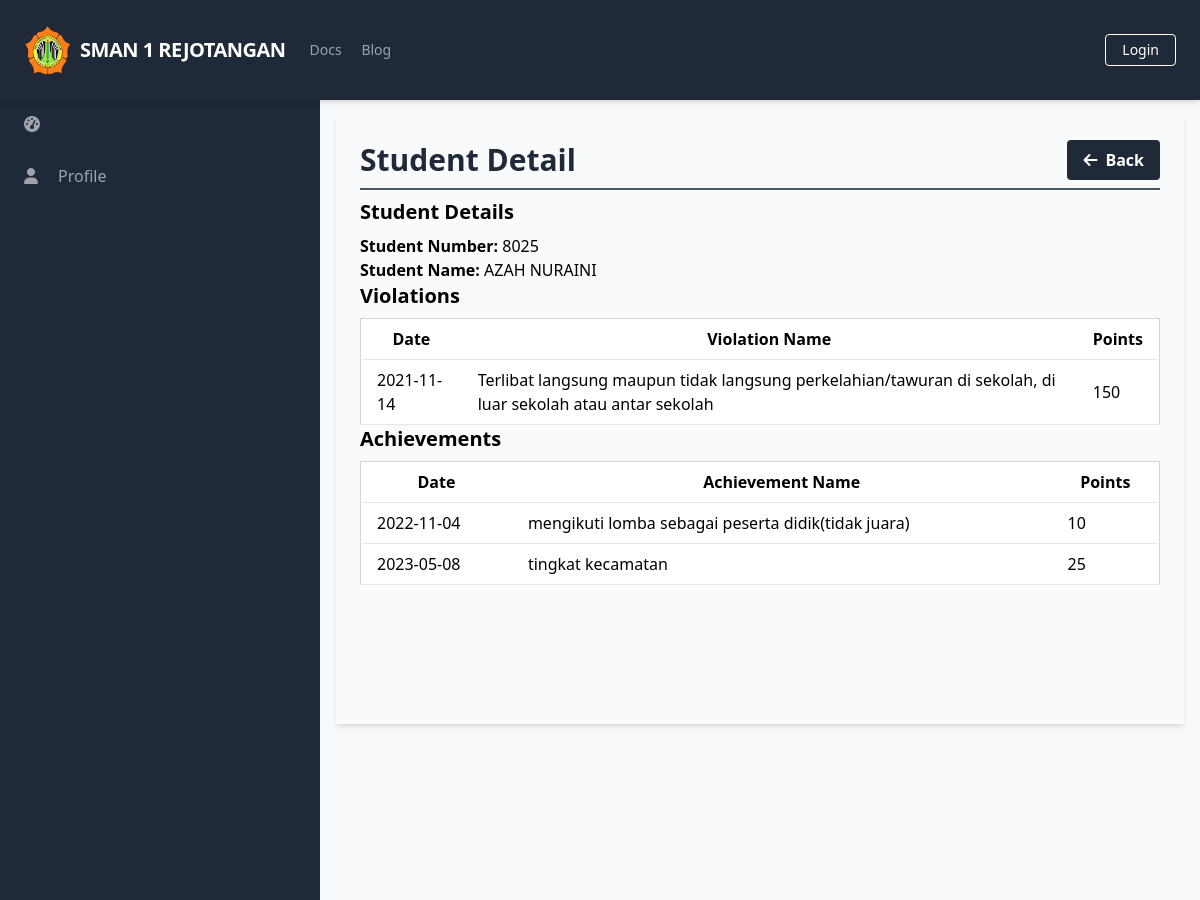
Page /manage_student_violationhandlings/manage_student_violationhandlings_detail.php?student_id=3387 on the committed database.
### tables this page shows
CREATE TABLE `Students` (
  `StudentID` int(11) NOT NULL,
  `StudentNumber` varchar(20) DEFAULT NULL,
  `Religion` varchar(20) DEFAULT NULL,
  `ParentGuardianFullName` varchar(100) DEFAULT NULL,
  `ParentGuardianAddress` varchar(256) DEFAULT NULL,
  `ParentGuardianPhoneNumber` varchar(20) DEFAULT NULL,
  `ParentGuardianEmail` varchar(100) DEFAULT NULL,
  `ClassID` int(11) DEFAULT NULL,
  `UserID` int(11) DEFAULT NULL
);

CREATE TABLE `Users` (
  `UserID` int(11) NOT NULL,
  `Username` varchar(50) NOT NULL,
  `Password` varchar(255) NOT NULL,
  `Email` varchar(100) NOT NULL,
  `FullName` varchar(100) DEFAULT NULL,
  `DateOfBirth` date DEFAULT NULL,
  `Gender` varchar(10) DEFAULT NULL,
  `Address` text DEFAULT NULL,
  `PhoneNumber` varchar(20) DEFAULT NULL,
  `RoleID` int(11) DEFAULT NULL,
  `AccountCreationDate` timestamp NOT NULL DEFAULT current_timestamp() ON UPDATE current_timestamp(),
  `LastLogin` datetime DEFAULT NULL,
  `AccountStatus` varchar(20) DEFAULT NULL,
  `ProfilePictureURL` varchar(255) DEFAULT NULL,
  `ActivationStatus` varchar(20) DEFAULT NULL
);

CREATE TABLE `StudentViolations` (
  `StudentViolationID` int(11) NOT NULL,
  `StudentID` int(11) DEFAULT NULL,
  `ViolationID` int(11) DEFAULT NULL,
  `Date` date DEFAULT NULL,
  `Time` time DEFAULT NULL,
  `CreatedAt` timestamp NOT NULL DEFAULT current_timestamp(),
  `UpdatedAt` timestamp NOT NULL DEFAULT current_timestamp() ON UPDATE current_timestamp()
);

CREATE TABLE `MasterViolations` (
  `ViolationID` int(11) NOT NULL,
  `ViolationType` varchar(255) NOT NULL,
  `ViolationName` varchar(255) NOT NULL,
  `Points` int(11) NOT NULL
);

CREATE TABLE `StudentAchievements` (
  `StudentAchievementID` int(11) NOT NULL,
  `StudentID` int(11) DEFAULT NULL,
  `AchievementID` int(11) DEFAULT NULL,
  `Date` date DEFAULT NULL,
  `Time` time DEFAULT NULL,
  `AchievementName` varchar(255) NOT NULL,
  `Organizer` varchar(255) DEFAULT NULL,
  `Rank` varchar(255) DEFAULT NULL,
  `Details` text DEFAULT NULL,
  `CreatedAt` datetime DEFAULT NULL,
  `UpdatedAt` datetime DEFAULT NULL
);

CREATE TABLE `MasterAchievements` (
  `AchievementID` int(11) NOT NULL,
  `AchievementType` varchar(255) NOT NULL,
  `AchievementName` varchar(255) NOT NULL,
  `Points` int(11) NOT NULL
);

### public/manage_student_violationhandlings/manage_student_violationhandlings_detail.php (the view, shortened to what this page needs)
<?php
require_once('../../database/connection.php');
$studentID = isset($_GET['student_id']) ? intval($_GET['student_id']) : null;
$query = "SELECT Students.StudentID,
                 Students.StudentNumber,
                 Users.FullName AS StudentName
          FROM Students
          JOIN Users ON Students.UserID = Users.UserID
          WHERE Students.StudentID = $studentID";
$result = mysqli_query($conn, $query);
$studentDetails = mysqli_fetch_assoc($result);
$queryViolations = "SELECT StudentViolations.Date, MasterViolations.ViolationName, MasterViolations.Points
                    FROM StudentViolations
                    JOIN MasterViolations ON StudentViolations.ViolationID = MasterViolations.ViolationID
                    WHERE StudentViolations.StudentID = $studentID";
$resultViolations = mysqli_query($conn, $queryViolations);
$queryAchievements = "SELECT StudentAchievements.Date, MasterAchievements.AchievementName, MasterAchievements.Points
                      FROM StudentAchievements
                      JOIN MasterAchievements ON StudentAchievements.AchievementID = MasterAchievements.AchievementID
                      WHERE StudentAchievements.StudentID = $studentID";
$resultAchievements = mysqli_query($conn, $queryAchievements);
?>
<?php include_once('../components/header.php'); ?>
<div class="h-screen flex flex-col">
    <?php include('../components/navbar.php'); ?>
    <div class="flex-grow bg-gray-50 flex flex-row shadow-md">
        <?php include('../components/sidebar.php'); ?>
        <main class="bg-gray-50 flex flex-col flex-1 overflow-y-scroll h-screen flex-shrink-0 sc-hide pb-40">
            <div class="flex items-start justify-start p-6 shadow-md m-4 flex-1 flex-col">
                <div class="flex flex-row justify-between items-center w-full border-b-2 border-gray-600 mb-2 pb-2">
                    <h1 class="text-3xl text-gray-800 font-semibold w-full">Student Detail</h1>
                    <div class="flex flex-row justify-end items-center">
                        <a href="manage_student_violationhandlings_list.php" class="bg-gray-800 hover-bg-gray-700 text-white font-bold py-2 px-4 rounded inline-flex items-center space-x-2">
                            <i class="fas fa-arrow-left"></i>
                            <span>Back</span>
                        </a>
                    </div>
                </div>
                <div class="flex flex-col w-full">
                    <h2 class="text-xl font-semibold mb-2">Student Details</h2>
                    <p><strong>Student Number:</strong> <?php echo $studentDetails['StudentNumber']; ?></p>
                    <p><strong>Student Name:</strong> <?php echo $studentDetails['StudentName']; ?></p>
                    <h2 class="text-xl font-semibold mb-2">Violations</h2>
                    <table class="min-w-full bg-white border border-gray-300">
                        <thead>
                            <tr>
                                <th class="py-2 px-4 border-b">Date</th>
                                <th class="py-2 px-4 border-b">Violation Name</th>
                                <th class="py-2 px-4 border-b">Points</th>
                            </tr>
                        </thead>
                        <tbody>
                            <?php
                            while ($row = mysqli_fetch_assoc($resultViolations)) {
                                echo '<tr>';
                                echo '<td class="py-2 px-4 border-b">' . $row['Date'] . '</td>';
                                echo '<td class="py-2 px-4 border-b">' . $row['ViolationName'] . '</td>';
                                echo '<td class="py-2 px-4 border-b">' . $row['Points'] . '</td>';
                                echo '</tr>';
                            }
                            ?>
                        </tbody>
                    </table>
                    <h2 class="text-xl font-semibold mb-2">Achievements</h2>
                    <table class="min-w-full bg-white border border-gray-300">
                        <thead>
                            <tr>
                                <th class="py-2 px-4 border-b">Date</th>
                                <th class="py-2 px-4 border-b">Achievement Name</th>
                                <th class="py-2 px-4 border-b">Points</th>
                            </tr>
                        </thead>
                        <tbody>
                            <?php
                            while ($row = mysqli_fetch_assoc($resultAchievements)) {
                                echo '<tr>';
                                echo '<td class="py-2 px-4 border-b">' . $row['Date'] . '</td>';
                                echo '<td class="py-2 px-4 border-b">' . $row['AchievementName'] . '</td>';
                                echo '<td class="py-2 px-4 border-b">' . $row['Points'] . '</td>';
                                echo '</tr>';
                            }
                            ?>
                        </tbody>
                    </table>
                </div>
            </div>
        </main>
    </div>
</div>
</body>

### rows in the picture
students: StudentNumber "8025", UserID.FullName "AZAH NURAINI"
studentviolations: Date "2021-11-14", ViolationID.ViolationName "Terlibat langsung maupun tidak langsung perkelahian/tawuran di sekolah, di luar sekolah atau antar sekolah", ViolationID.Points "150"
studentachievements: Date "2022-11-04", AchievementID.AchievementName "mengikuti lomba sebagai peserta didik(tidak juara)", AchievementID.Points "10"
studentachievements: Date "2023-05-08", AchievementID.AchievementName "tingkat kecamatan", AchievementID.Points "25"

### other values in the picture
$baseTitle "SMAN 1 REJOTANGAN"
